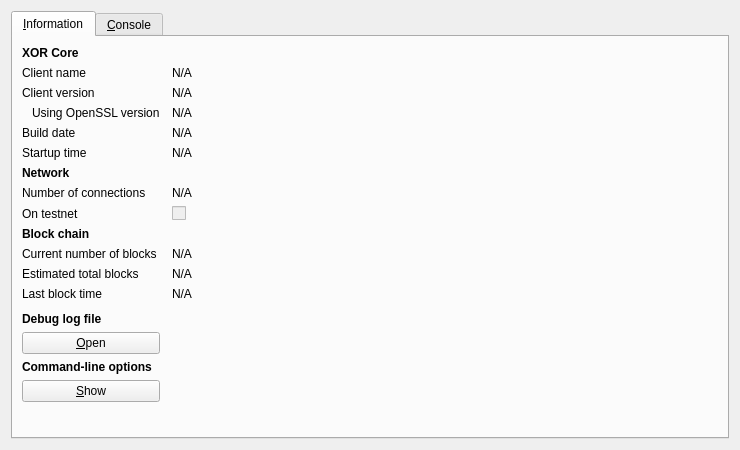
<?xml version="1.0" encoding="UTF-8"?>
<ui version="4.0">
 <class>RPCConsole</class>
 <widget class="QDialog" name="RPCConsole">
  <property name="geometry">
   <rect>
    <x>0</x>
    <y>0</y>
    <width>740</width>
    <height>450</height>
   </rect>
  </property>
  <property name="windowTitle">
   <string>XOR - Debug window</string>
  </property>
  <layout class="QVBoxLayout" name="verticalLayout_2">
   <item>
    <widget class="QTabWidget" name="tabWidget">
     <property name="currentIndex">
      <number>0</number>
     </property>
     <widget class="QWidget" name="tab_info">
      <attribute name="title">
       <string>&amp;Information</string>
      </attribute>
      <layout class="QGridLayout" name="gridLayout" columnstretch="0,1">
       <property name="horizontalSpacing">
        <number>12</number>
       </property>
       <item row="0" column="0">
        <widget class="QLabel" name="label_9">
         <property name="font">
          <font>
           <weight>75</weight>
           <bold>true</bold>
          </font>
         </property>
         <property name="text">
          <string>XOR Core</string>
         </property>
        </widget>
       </item>
       <item row="1" column="0">
        <widget class="QLabel" name="label_5">
         <property name="text">
          <string>Client name</string>
         </property>
        </widget>
       </item>
       <item row="1" column="1">
        <widget class="QLabel" name="clientName">
         <property name="cursor">
          <cursorShape>IBeamCursor</cursorShape>
         </property>
         <property name="text">
          <string>N/A</string>
         </property>
         <property name="textFormat">
          <enum>Qt::PlainText</enum>
         </property>
         <property name="textInteractionFlags">
          <set>Qt::LinksAccessibleByMouse|Qt::TextSelectableByKeyboard|Qt::TextSelectableByMouse</set>
         </property>
        </widget>
       </item>
       <item row="2" column="0">
        <widget class="QLabel" name="label_6">
         <property name="text">
          <string>Client version</string>
         </property>
        </widget>
       </item>
       <item row="2" column="1">
        <widget class="QLabel" name="clientVersion">
         <property name="cursor">
          <cursorShape>IBeamCursor</cursorShape>
         </property>
         <property name="text">
          <string>N/A</string>
         </property>
         <property name="textFormat">
          <enum>Qt::PlainText</enum>
         </property>
         <property name="textInteractionFlags">
          <set>Qt::LinksAccessibleByMouse|Qt::TextSelectableByKeyboard|Qt::TextSelectableByMouse</set>
         </property>
        </widget>
       </item>
       <item row="3" column="0">
        <widget class="QLabel" name="label_14">
         <property name="text">
          <string>Using OpenSSL version</string>
         </property>
         <property name="indent">
          <number>10</number>
         </property>
        </widget>
       </item>
       <item row="3" column="1">
        <widget class="QLabel" name="openSSLVersion">
         <property name="cursor">
          <cursorShape>IBeamCursor</cursorShape>
         </property>
         <property name="text">
          <string>N/A</string>
         </property>
         <property name="textFormat">
          <enum>Qt::PlainText</enum>
         </property>
         <property name="textInteractionFlags">
          <set>Qt::LinksAccessibleByMouse|Qt::TextSelectableByKeyboard|Qt::TextSelectableByMouse</set>
         </property>
        </widget>
       </item>
       <item row="4" column="0">
        <widget class="QLabel" name="label_12">
         <property name="text">
          <string>Build date</string>
         </property>
        </widget>
       </item>
       <item row="4" column="1">
        <widget class="QLabel" name="buildDate">
         <property name="cursor">
          <cursorShape>IBeamCursor</cursorShape>
         </property>
         <property name="text">
          <string>N/A</string>
         </property>
         <property name="textFormat">
          <enum>Qt::PlainText</enum>
         </property>
         <property name="textInteractionFlags">
          <set>Qt::LinksAccessibleByMouse|Qt::TextSelectableByKeyboard|Qt::TextSelectableByMouse</set>
         </property>
        </widget>
       </item>
       <item row="5" column="0">
        <widget class="QLabel" name="label_13">
         <property name="text">
          <string>Startup time</string>
         </property>
        </widget>
       </item>
       <item row="5" column="1">
        <widget class="QLabel" name="startupTime">
         <property name="cursor">
          <cursorShape>IBeamCursor</cursorShape>
         </property>
         <property name="text">
          <string>N/A</string>
         </property>
         <property name="textFormat">
          <enum>Qt::PlainText</enum>
         </property>
         <property name="textInteractionFlags">
          <set>Qt::LinksAccessibleByMouse|Qt::TextSelectableByKeyboard|Qt::TextSelectableByMouse</set>
         </property>
        </widget>
       </item>
       <item row="6" column="0">
        <widget class="QLabel" name="label_11">
         <property name="font">
          <font>
           <weight>75</weight>
           <bold>true</bold>
          </font>
         </property>
         <property name="text">
          <string>Network</string>
         </property>
        </widget>
       </item>
       <item row="7" column="0">
        <widget class="QLabel" name="label_7">
         <property name="text">
          <string>Number of connections</string>
         </property>
        </widget>
       </item>
       <item row="7" column="1">
        <widget class="QLabel" name="numberOfConnections">
         <property name="cursor">
          <cursorShape>IBeamCursor</cursorShape>
         </property>
         <property name="text">
          <string>N/A</string>
         </property>
         <property name="textFormat">
          <enum>Qt::PlainText</enum>
         </property>
         <property name="textInteractionFlags">
          <set>Qt::LinksAccessibleByMouse|Qt::TextSelectableByKeyboard|Qt::TextSelectableByMouse</set>
         </property>
        </widget>
       </item>
       <item row="8" column="0">
        <widget class="QLabel" name="label_8">
         <property name="text">
          <string>On testnet</string>
         </property>
        </widget>
       </item>
       <item row="8" column="1">
        <widget class="QCheckBox" name="isTestNet">
         <property name="enabled">
          <bool>false</bool>
         </property>
         <property name="text">
          <string/>
         </property>
        </widget>
       </item>
       <item row="9" column="0">
        <widget class="QLabel" name="label_10">
         <property name="font">
          <font>
           <weight>75</weight>
           <bold>true</bold>
          </font>
         </property>
         <property name="text">
          <string>Block chain</string>
         </property>
        </widget>
       </item>
       <item row="10" column="0">
        <widget class="QLabel" name="label_3">
         <property name="text">
          <string>Current number of blocks</string>
         </property>
        </widget>
       </item>
       <item row="10" column="1">
        <widget class="QLabel" name="numberOfBlocks">
         <property name="cursor">
          <cursorShape>IBeamCursor</cursorShape>
         </property>
         <property name="text">
          <string>N/A</string>
         </property>
         <property name="textFormat">
          <enum>Qt::PlainText</enum>
         </property>
         <property name="textInteractionFlags">
          <set>Qt::LinksAccessibleByMouse|Qt::TextSelectableByKeyboard|Qt::TextSelectableByMouse</set>
         </property>
        </widget>
       </item>
       <item row="11" column="0">
        <widget class="QLabel" name="label_4">
         <property name="text">
          <string>Estimated total blocks</string>
         </property>
        </widget>
       </item>
       <item row="11" column="1">
        <widget class="QLabel" name="totalBlocks">
         <property name="cursor">
          <cursorShape>IBeamCursor</cursorShape>
         </property>
         <property name="text">
          <string>N/A</string>
         </property>
         <property name="textFormat">
          <enum>Qt::PlainText</enum>
         </property>
         <property name="textInteractionFlags">
          <set>Qt::LinksAccessibleByMouse|Qt::TextSelectableByKeyboard|Qt::TextSelectableByMouse</set>
         </property>
        </widget>
       </item>
       <item row="12" column="0">
        <widget class="QLabel" name="label_2">
         <property name="text">
          <string>Last block time</string>
         </property>
        </widget>
       </item>
       <item row="12" column="1">
        <widget class="QLabel" name="lastBlockTime">
         <property name="cursor">
          <cursorShape>IBeamCursor</cursorShape>
         </property>
         <property name="text">
          <string>N/A</string>
         </property>
         <property name="textFormat">
          <enum>Qt::PlainText</enum>
         </property>
         <property name="textInteractionFlags">
          <set>Qt::LinksAccessibleByMouse|Qt::TextSelectableByKeyboard|Qt::TextSelectableByMouse</set>
         </property>
        </widget>
       </item>
       <item row="13" column="0">
        <spacer name="verticalSpacer_2">
         <property name="orientation">
          <enum>Qt::Vertical</enum>
         </property>
         <property name="sizeHint" stdset="0">
          <size>
           <width>20</width>
           <height>20</height>
          </size>
         </property>
        </spacer>
       </item>
       <item row="14" column="0">
        <widget class="QLabel" name="labelDebugLogfile">
         <property name="font">
          <font>
           <weight>75</weight>
           <bold>true</bold>
          </font>
         </property>
         <property name="text">
          <string>Debug log file</string>
         </property>
        </widget>
       </item>
       <item row="15" column="0">
        <widget class="QPushButton" name="openDebugLogfileButton">
         <property name="toolTip">
          <string>Open the XOR debug log file from the current data directory. This can take a few seconds for large log files.</string>
         </property>
         <property name="text">
          <string>&amp;Open</string>
         </property>
         <property name="autoDefault">
          <bool>false</bool>
         </property>
        </widget>
       </item>
       <item row="16" column="0">
        <widget class="QLabel" name="labelCLOptions">
         <property name="font">
          <font>
           <weight>75</weight>
           <bold>true</bold>
          </font>
         </property>
         <property name="text">
          <string>Command-line options</string>
         </property>
        </widget>
       </item>
       <item row="17" column="0">
        <widget class="QPushButton" name="showCLOptionsButton">
         <property name="toolTip">
          <string>Show the XOR-Qt help message to get a list with possible XOR command-line options.</string>
         </property>
         <property name="text">
          <string>&amp;Show</string>
         </property>
         <property name="autoDefault">
          <bool>false</bool>
         </property>
        </widget>
       </item>
       <item row="18" column="0">
        <spacer name="verticalSpacer">
         <property name="orientation">
          <enum>Qt::Vertical</enum>
         </property>
         <property name="sizeHint" stdset="0">
          <size>
           <width>20</width>
           <height>40</height>
          </size>
         </property>
        </spacer>
       </item>
      </layout>
     </widget>
     <widget class="QWidget" name="tab_console">
      <attribute name="title">
       <string>&amp;Console</string>
      </attribute>
      <layout class="QVBoxLayout" name="verticalLayout_3">
       <property name="spacing">
        <number>3</number>
       </property>
       <item>
        <widget class="QTextEdit" name="messagesWidget">
         <property name="minimumSize">
          <size>
           <width>0</width>
           <height>100</height>
          </size>
         </property>
         <property name="readOnly">
          <bool>true</bool>
         </property>
         <property name="tabKeyNavigation" stdset="0">
          <bool>false</bool>
         </property>
         <property name="columnCount" stdset="0">
          <number>2</number>
         </property>
        </widget>
       </item>
       <item>
        <layout class="QHBoxLayout" name="horizontalLayout">
         <property name="spacing">
          <number>3</number>
         </property>
         <item>
          <widget class="QLabel" name="label">
           <property name="text">
            <string notr="true">&gt;</string>
           </property>
          </widget>
         </item>
         <item>
          <widget class="QLineEdit" name="lineEdit"/>
         </item>
         <item>
          <widget class="QPushButton" name="clearButton">
           <property name="maximumSize">
            <size>
             <width>24</width>
             <height>24</height>
            </size>
           </property>
           <property name="toolTip">
            <string>Clear console</string>
           </property>
           <property name="text">
            <string/>
           </property>
           <property name="icon">
            <iconset resource="../bitcoin.qrc">
             <normaloff>:/icons/remove</normaloff>:/icons/remove</iconset>
           </property>
           <property name="shortcut">
            <string notr="true">Ctrl+L</string>
           </property>
           <property name="autoDefault">
            <bool>false</bool>
           </property>
          </widget>
         </item>
        </layout>
       </item>
      </layout>
     </widget>
    </widget>
   </item>
  </layout>
 </widget>
 <resources>
  <include location="../bitcoin.qrc"/>
 </resources>
 <connections/>
</ui>
